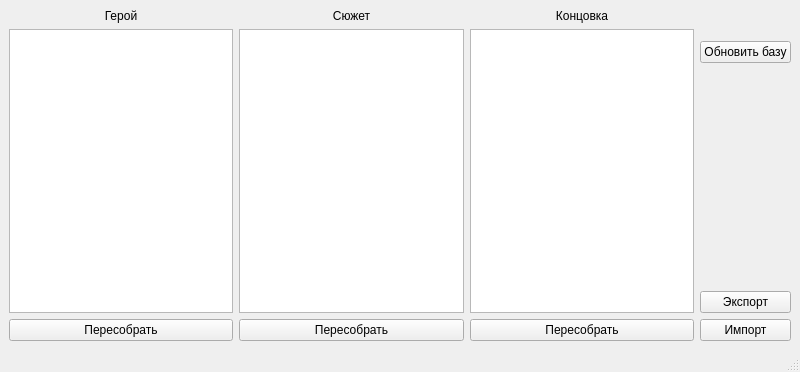
<?xml version="1.0" encoding="UTF-8"?>
<ui version="4.0">
 <class>MainWindow</class>
 <widget class="QMainWindow" name="MainWindow">
  <property name="geometry">
   <rect>
    <x>0</x>
    <y>0</y>
    <width>800</width>
    <height>372</height>
   </rect>
  </property>
  <property name="windowTitle">
   <string>qtStories</string>
  </property>
  <widget class="QWidget" name="centralwidget">
   <layout class="QGridLayout" name="gridLayout">
    <item row="2" column="4" rowspan="5">
     <widget class="QTextBrowser" name="textBrowser_3">
      <property name="sizePolicy">
       <sizepolicy hsizetype="Expanding" vsizetype="Expanding">
        <horstretch>0</horstretch>
        <verstretch>0</verstretch>
       </sizepolicy>
      </property>
     </widget>
    </item>
    <item row="7" column="3">
     <widget class="QPushButton" name="pushButton_2">
      <property name="text">
       <string>Пересобрать</string>
      </property>
     </widget>
    </item>
    <item row="4" column="5">
     <widget class="QPushButton" name="pushButton_6">
      <property name="text">
       <string>Обновить базу</string>
      </property>
     </widget>
    </item>
    <item row="7" column="4">
     <widget class="QPushButton" name="pushButton_3">
      <property name="text">
       <string>Пересобрать</string>
      </property>
     </widget>
    </item>
    <item row="0" column="4">
     <widget class="QLabel" name="label_3">
      <property name="sizePolicy">
       <sizepolicy hsizetype="Preferred" vsizetype="Maximum">
        <horstretch>0</horstretch>
        <verstretch>0</verstretch>
       </sizepolicy>
      </property>
      <property name="text">
       <string>Концовка</string>
      </property>
      <property name="alignment">
       <set>Qt::AlignCenter</set>
      </property>
     </widget>
    </item>
    <item row="2" column="3" rowspan="5">
     <widget class="QTextBrowser" name="textBrowser_2">
      <property name="sizePolicy">
       <sizepolicy hsizetype="Expanding" vsizetype="Expanding">
        <horstretch>0</horstretch>
        <verstretch>0</verstretch>
       </sizepolicy>
      </property>
     </widget>
    </item>
    <item row="7" column="5">
     <widget class="QPushButton" name="pushButton_5">
      <property name="text">
       <string>Импорт</string>
      </property>
     </widget>
    </item>
    <item row="0" column="3">
     <widget class="QLabel" name="label_2">
      <property name="sizePolicy">
       <sizepolicy hsizetype="Preferred" vsizetype="Maximum">
        <horstretch>0</horstretch>
        <verstretch>0</verstretch>
       </sizepolicy>
      </property>
      <property name="text">
       <string>Сюжет</string>
      </property>
      <property name="alignment">
       <set>Qt::AlignCenter</set>
      </property>
     </widget>
    </item>
    <item row="7" column="2">
     <widget class="QPushButton" name="pushButton">
      <property name="text">
       <string>Пересобрать</string>
      </property>
     </widget>
    </item>
    <item row="2" column="2" rowspan="5">
     <widget class="QTextBrowser" name="textBrowser">
      <property name="sizePolicy">
       <sizepolicy hsizetype="Expanding" vsizetype="Expanding">
        <horstretch>0</horstretch>
        <verstretch>0</verstretch>
       </sizepolicy>
      </property>
     </widget>
    </item>
    <item row="6" column="5">
     <widget class="QPushButton" name="pushButton_4">
      <property name="text">
       <string>Экспорт</string>
      </property>
     </widget>
    </item>
    <item row="0" column="2">
     <widget class="QLabel" name="label">
      <property name="sizePolicy">
       <sizepolicy hsizetype="Preferred" vsizetype="Maximum">
        <horstretch>0</horstretch>
        <verstretch>0</verstretch>
       </sizepolicy>
      </property>
      <property name="text">
       <string>Герой</string>
      </property>
      <property name="alignment">
       <set>Qt::AlignCenter</set>
      </property>
     </widget>
    </item>
    <item row="5" column="5">
     <spacer name="verticalSpacer">
      <property name="orientation">
       <enum>Qt::Vertical</enum>
      </property>
      <property name="sizeHint" stdset="0">
       <size>
        <width>20</width>
        <height>40</height>
       </size>
      </property>
     </spacer>
    </item>
   </layout>
  </widget>
  <widget class="QMenuBar" name="menubar">
   <property name="geometry">
    <rect>
     <x>0</x>
     <y>0</y>
     <width>800</width>
     <height>29</height>
    </rect>
   </property>
  </widget>
  <widget class="QStatusBar" name="statusbar"/>
 </widget>
 <resources/>
 <connections/>
</ui>
